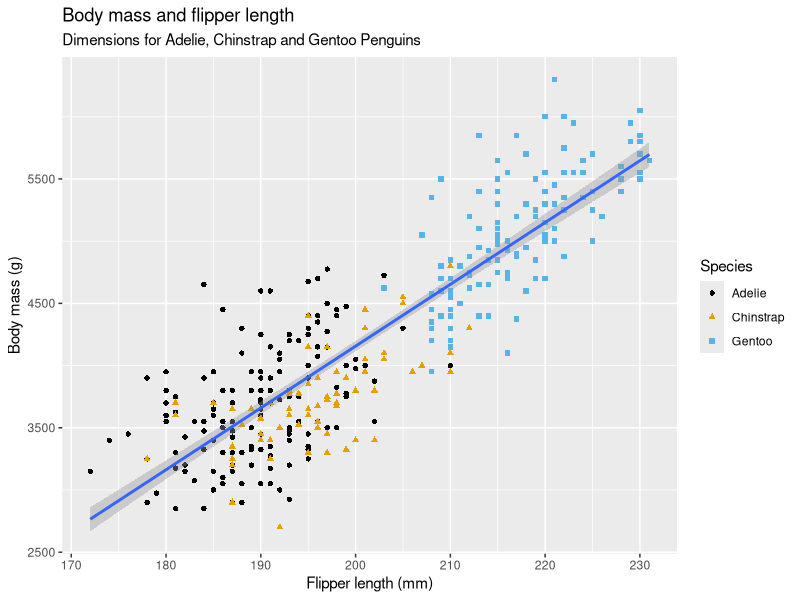
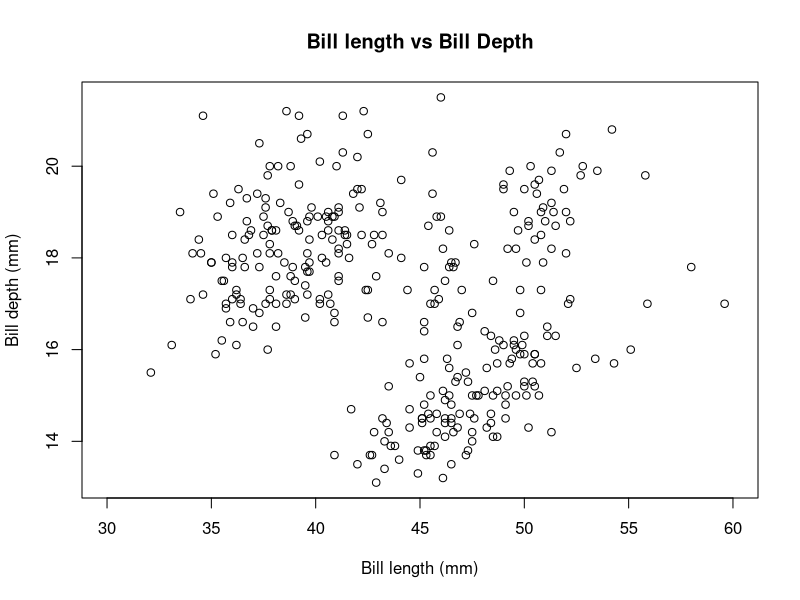
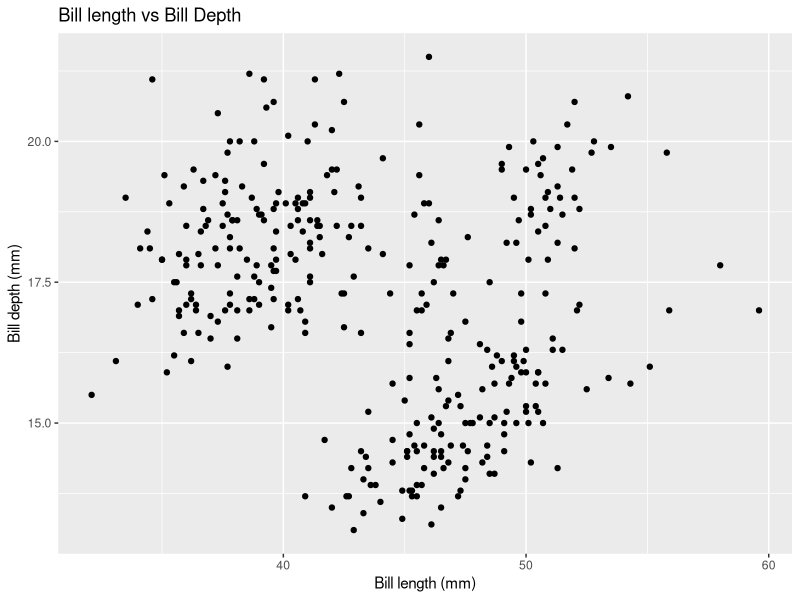

These figures' R source, in order: (Note: this script raises an error after producing the figures.)
install.packages("tidyverse")
library(tidyverse)
install.packages("palmerpenguins")
library(palmerpenguins)
penguins
penguins_raw
glimpse(penguins)
View(penguins)
install.packages("ggthemes")
library(ggthemes)
ggplot(data = penguins, mapping = aes(x = flipper_length_mm, y = body_mass_g)) +   geom_point(mapping = aes(colour = species, shape = species))   +   geom_smooth(method = "lm") + labs(title =  "Body mass and flipper length", subtitle = "Dimensions for Adelie, Chinstrap and Gentoo Penguins", x = "Flipper length (mm)", y = "Body mass (g)", colour = "Species", shape = "Species") + scale_color_colorblind()

# Q0 How many rows are in penguins? How many columns?
  
  
  
#Q1 What does the bill_depth_mm variable in the penguins data frame describe? Read the help for ?penguins to find out.
#bill_depth_mm, a number denoting bill depth (millimeters)


#Q2 Make a scatterplot of bill_depth_mm vs. bill_length_mm. That is, make a scatterplot with bill_depth_mm on the y-axis and bill_length_mm on the x-axis. Describe the relationship between these two variables.
  plot(x = penguins$bill_length_mm, y = penguins$bill_depth_mm, main = "Bill length vs Bill Depth", xlab = "Bill length (mm)",  ylab = "Bill depth (mm)", xlim = c(30, 60))
#OR
ggplot(data = penguins, aes(x = bill_length_mm, y = bill_depth_mm)) +
  geom_point() +
  labs(title = "Bill length vs Bill Depth", x = "Bill length (mm)", y = "Bill depth (mm)")
#very weak correlation


#Q3 What happens if you make a scatterplot of species vs. bill_depth_mm? What might be a better choice of geom?
  #geom_boxplot(), to show spread and distribution
  
#Q4 Why does the following give an error and how would you fix it?
  
  ggplot(data = penguins) + geom_point()
# ggplot requires aesthetic mapping (x and y variables)


#Q5 What does the na.rm argument do in geom_point()? What is the default value of the argument? Create a scatterplot where you successfully use this argument set to TRUE.
# the default value of the argument is false which is what is responsible for warning messages. setting it to TRUE silences this
  ggplot(data = penguins, aes(x = flipper_length_mm, y = body_mass_g)) +
    geom_point(na.rm = TRUE)

#Q6 Add the following caption to the plot you made in the previous exercise: “Data come from the palmerpenguins package.” Hint: Take a look at the documentation for labs().
  ggplot(data = penguins, aes(x = flipper_length_mm, y = body_mass_g)) + geom_point(na.rm = TRUE) + labs(caption = "Data come from the palmer penguins package")


#Q7 Recreate the following visualization. What aesthetic should bill_depth_mm be mapped to? And should it be mapped at the global level or at the geom level?
  ggplot(data = penguins, aes(x = flipper_length_mm, y = body_mass_g)) + geom_point(mapping = aes(colour = bill_depth_mm),na.rm = TRUE) + labs(caption = "Data come from the palmer penguins package") + geom_smooth()
  
  
  
# bill depth is to be mapped at local level
  
  
